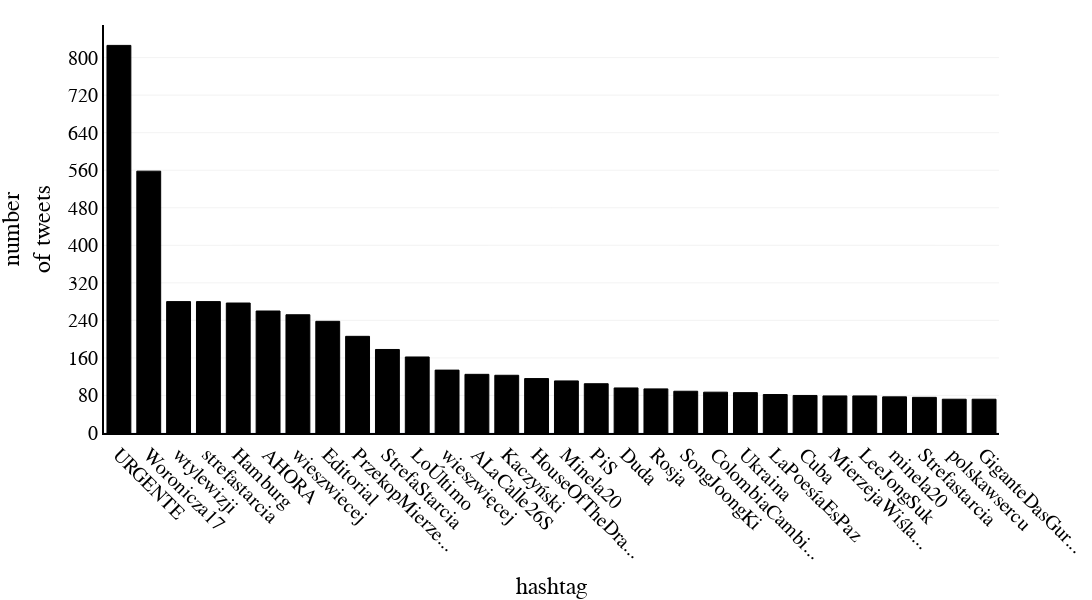

Notebook source saved alongside this figure:
### Code cell
yDtick_temp = 5
while df_temp.iloc[:,1].max()//yDtick_temp > 10:
    yDtick_temp+=5

xDtick_temp = 1
while len(df_temp.iloc[:,0])//xDtick_temp > 30:
    xDtick_temp+=1

fig_temp = wykres(df_temp,'most_popular_hashtags', 'hashtag','number<br>of tweets',logX=False,logY=False, angle=45, heightG=600, xDTick=xDtick_temp, yDTick=yDtick_temp)

with open(exportPath + "figDailyHashtags.txt", 'w') as text_file:
    text_file.write(str(fig_temp.to_json()))

### Figure 1 — Plotly figure (JSON) as saved in the notebook; plotly's stock layout.template omitted (floating-point values rounded to 4 significant figures)
{"data": [{"alignmentgroup": "True", "hovertemplate": "hashtag=%{x}<br>number<br>of tweets=%{y}<extra></extra>", "legendgroup": "", "marker": {"color": "rgb(0,0,0)", "line": {"color": "rgb(0,0,0)", "width": 1}, "pattern": {"shape": ""}}, "name": "", "offsetgroup": "", "orientation": "v", "showlegend": false, "textposition": "auto", "type": "bar", "x": ["URGENTE", "Woronicza17", "wtylewizji", "strefastarcia", "Hamburg", "AHORA", "wieszwiecej", "Editorial", "PrzekopMierzei", "StrefaStarcia", "LoÚltimo", "wieszwięcej", "ALaCalle26S", "Kaczyński", "HouseOfTheDragon", "Minela20", "PiS", "Duda", "Rosja", "SongJoongKi", "ColombiaCambiaSi", "Ukraina", "LaPoesíaEsPaz", "Cuba", "MierzejaWiślana", "LeeJongSuk", "minela20", "Strefastarcia", "polskawsercu", "GiganteDasGurias"], "xaxis": "x", "y": [826, 558, 280, 280, 277, 260, 252, 238, 206, 178, 162, 134, 125, 123, 116, 111, 105, 96, 94, 89, 87, 86, 82, 80, 79, 79, 77, 76, 72, 72], "yaxis": "y"}], "layout": {"barmode": "relative", "font": {"color": "black", "family": "Times New Roman.", "size": 20}, "height": 600, "legend": {"tracegroupgap": 0}, "margin": {"b": 5, "l": 55, "r": 5, "t": 25}, "paper_bgcolor": "white", "width": 2000, "xaxis": {"anchor": "y", "automargin": true, "domain": [0, 1], "dtick": 1, "linecolor": "black", "linewidth": 2, "showline": true, "showticklabels": true, "tick0": 0, "tickangle": 45, "tickmode": "array", "ticktext": ["URGENTE", "Woronicza17", "wtylewizji", "strefastarcia", "Hamburg", "AHORA", "wieszwiecej", "Editorial", "PrzekopMierze...", "StrefaStarcia", "LoÚltimo", "wieszwięcej", "ALaCalle26S", "Kaczyński", "HouseOfTheDra...", "Minela20", "PiS", "Duda", "Rosja", "SongJoongKi", "ColombiaCambi...", "Ukraina", "LaPoesíaEsPaz", "Cuba", "MierzejaWiśla...", "LeeJongSuk", "minela20", "Strefastarcia", "polskawsercu", "GiganteDasGur..."], "tickvals": [0, 1, 2, 3, 4, 5, 6, 7, 8, 9, 10, 11, 12, 13, 14, 15, 16, 17, 18, 19, 20, 21, 22, 23, 24, 25, 26, 27, 28, 29, 30, 31, 32, 33, 34, 35, 36, 37, 38, 39], "title": {"font": {"family": "Times New Roman"}, "text": "hashtag"}}, "yaxis": {"anchor": "x", "automargin": true, "domain": [0, 1], "dtick": 80, "gridcolor": "grey", "gridwidth": 0.1, "linecolor": "black", "linewidth": 2, "showgrid": true, "showline": true, "tick0": 0, "tickmode": "linear", "title": {"font": {"family": "Times New Roman"}, "text": "number<br>of tweets"}}}}
